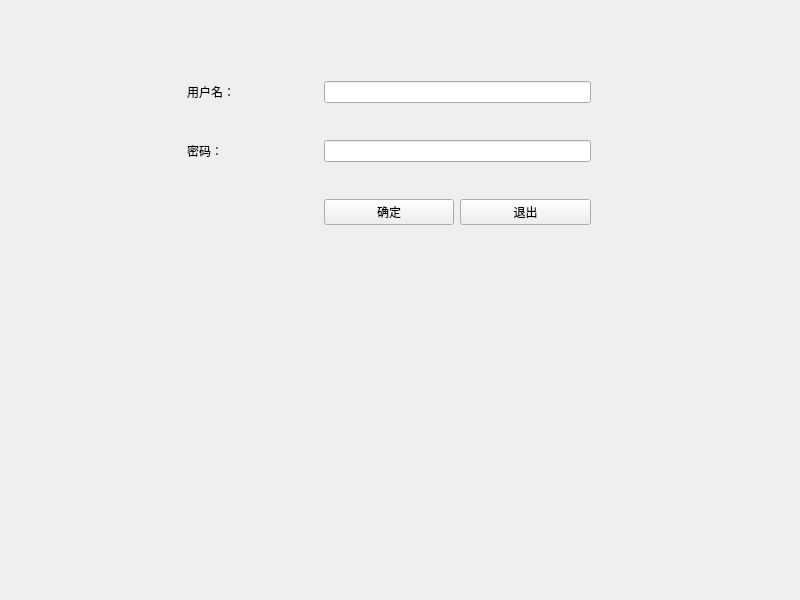
<?xml version="1.0" encoding="UTF-8"?>
<ui version="4.0">
 <class>Widget</class>
 <widget class="QWidget" name="Widget">
  <property name="geometry">
   <rect>
    <x>0</x>
    <y>0</y>
    <width>800</width>
    <height>600</height>
   </rect>
  </property>
  <property name="windowTitle">
   <string>Widget</string>
  </property>
  <widget class="QWidget" name="">
   <property name="geometry">
    <rect>
     <x>50</x>
     <y>50</y>
     <width>541</width>
     <height>209</height>
    </rect>
   </property>
   <layout class="QGridLayout" name="gridLayout">
    <item row="0" column="2" colspan="2">
     <widget class="QLineEdit" name="input_username"/>
    </item>
    <item row="2" column="3">
     <widget class="QPushButton" name="btn_exit">
      <property name="styleSheet">
       <string notr="true">QPushButton{
border-image:url(:/mtbutton.png);
}</string>
      </property>
      <property name="text">
       <string>退出</string>
      </property>
     </widget>
    </item>
    <item row="1" column="1">
     <widget class="QLabel" name="lbl_password">
      <property name="text">
       <string>密码：</string>
      </property>
     </widget>
    </item>
    <item row="1" column="2" colspan="2">
     <widget class="QLineEdit" name="input_passwod"/>
    </item>
    <item row="2" column="2">
     <widget class="QPushButton" name="btn_ok">
      <property name="styleSheet">
       <string notr="true">QPushButton{
border-image:url(:/mtbutton.png);
}</string>
      </property>
      <property name="text">
       <string>确定</string>
      </property>
     </widget>
    </item>
    <item row="0" column="1">
     <widget class="QLabel" name="lbl_username">
      <property name="text">
       <string>用户名：</string>
      </property>
     </widget>
    </item>
    <item row="0" column="0" rowspan="3">
     <widget class="QLabel" name="logo">
      <property name="text">
       <string/>
      </property>
      <property name="pixmap">
       <pixmap resource="res.qrc">:/logo.png</pixmap>
      </property>
     </widget>
    </item>
   </layout>
  </widget>
 </widget>
 <resources>
  <include location="res.qrc"/>
 </resources>
 <connections>
  <connection>
   <sender>btn_ok</sender>
   <signal>clicked()</signal>
   <receiver>Widget</receiver>
   <slot>close()</slot>
   <hints>
    <hint type="sourcelabel">
     <x>424</x>
     <y>227</y>
    </hint>
    <hint type="destinationlabel">
     <x>399</x>
     <y>299</y>
    </hint>
   </hints>
  </connection>
 </connections>
</ui>
